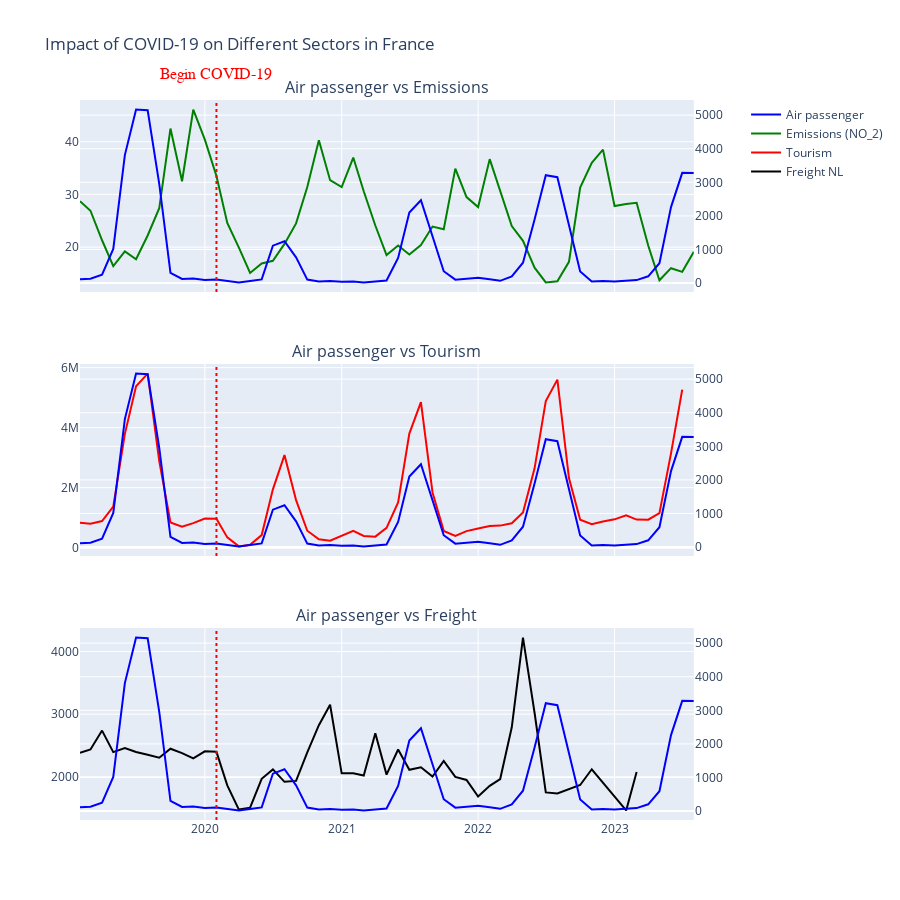

Notebook cell for this chart:
### Code cell
fig = make_subplots(rows=3, cols=1,
                    shared_xaxes=True,
                    subplot_titles=('Air passenger vs Emissions', 'Air passenger vs Tourism', 'Air passenger vs Freight'),
                    vertical_spacing=0.1,
                    specs=[[{'secondary_y': True}],
                           [{'secondary_y': True}],
                           [{'secondary_y': True}]])

# For Traffic vs Emissions
fig.add_trace(go.Scatter(
    x=traffic_BG['TIME_PERIOD'],
    y=traffic_BG['OBS_VALUE'],
    name='Air passenger',
    line=dict(color='blue'),
), row=1, col=1, secondary_y=True)

fig.add_trace(go.Scatter(
    x=emissions_BG['TIME_PERIOD'],
    y=emissions_BG['OBS_VALUE'],
    name="Emissions (NO_2)",
    line=dict(color='green'),
), row=1, col=1, secondary_y=False)

# For Traffic vs Tourism
fig.add_trace(go.Scatter(
    x=traffic_BG['TIME_PERIOD'],
    y=traffic_BG['OBS_VALUE'],
    showlegend=False,  
    line=dict(color='blue'),
), row=2, col=1, secondary_y=True)

fig.add_trace(go.Scatter(
    x=tourism_BG['TIME_PERIOD'],
    y=tourism_BG['OBS_VALUE'],
    name='Tourism',
    line=dict(color='red'),
), row=2, col=1, secondary_y=False)

# For Traffic vs Freight
fig.add_trace(go.Scatter(
    x=traffic_BG['TIME_PERIOD'],
    y=traffic_BG['OBS_VALUE'],
    showlegend=False, 
    line=dict(color='blue'),
), row=3, col=1, secondary_y=True)

fig.add_trace(go.Scatter(
    x=supply_BG['TIME_PERIOD'],
    y=supply_BG['OBS_VALUE'],
    name='Freight NL',
    line=dict(color='black'),
), row=3, col=1, secondary_y=False)

fig.update_layout(
    title_text='Impact of COVID-19 on Different Sectors in France',
    height=900 
)

fig.add_vline(x='2020-02', line_width=2, line_color='red', line_dash='dot')
fig.add_annotation(
    dict(
        x='2020-02-01',
        y=1.05,  
        xref='x',
        yref='paper',
        text='Begin COVID-19',  
        showarrow=False,
        font=dict(
            family='Courier New, monospace',
            size=16,
            color='red'
        ),
        ax=0,  
        ay=0
    )
)

fig.show()

### Figure 1 — Plotly figure (JSON) as saved in the notebook; plotly's stock layout.template omitted (floating-point values rounded to 4 significant figures)
{"data": [{"line": {"color": "blue"}, "name": "Air passenger", "type": "scatter", "x": ["2019-02", "2019-03", "2019-04", "2019-05", "2019-06", "2019-07", "2019-08", "2019-09", "2019-10", "2019-11", "2019-12", "2020-01", "2020-02", "2020-03", "2020-04", "2020-05", "2020-06", "2020-07", "2020-08", "2020-09", "2020-10", "2020-11", "2020-12", "2021-01", "2021-02", "2021-03", "2021-04", "2021-05", "2021-06", "2021-07", "2021-08", "2021-09", "2021-10", "2021-11", "2021-12", "2022-01", "2022-02", "2022-03", "2022-04", "2022-05", "2022-06", "2022-07", "2022-08", "2022-09", "2022-10", "2022-11", "2022-12", "2023-01", "2023-02", "2023-03", "2023-04", "2023-05", "2023-06", "2023-07", "2023-08"], "xaxis": "x", "y": [116, 130, 252, 1018, 3811, 5165, 5144, 2957, 306, 124, 137, 94, 106, 60, 22, 64, 109, 1114, 1245, 766, 104, 49, 62, 40, 46, 21, 56, 78, 751, 2101, 2466, 1415, 354, 102, 134, 161, 116, 68, 202, 608, 1891, 3213, 3154, 1763, 347, 47, 66, 47, 72, 89, 202, 591, 2262, 3282, 3278], "yaxis": "y2"}, {"line": {"color": "green"}, "name": "Emissions (NO_2)", "type": "scatter", "x": ["2019-02", "2019-03", "2019-04", "2019-05", "2019-06", "2019-07", "2019-08", "2019-09", "2019-10", "2019-11", "2019-12", "2020-01", "2020-02", "2020-03", "2020-04", "2020-05", "2020-06", "2020-07", "2020-08", "2020-09", "2020-10", "2020-11", "2020-12", "2021-01", "2021-02", "2021-03", "2021-04", "2021-05", "2021-06", "2021-07", "2021-08", "2021-09", "2021-10", "2021-11", "2021-12", "2022-01", "2022-02", "2022-03", "2022-04", "2022-05", "2022-06", "2022-07", "2022-08", "2022-09", "2022-10", "2022-11", "2022-12", "2023-01", "2023-02", "2023-03", "2023-04", "2023-05", "2023-06", "2023-07", "2023-08"], "xaxis": "x", "y": [28.7, 26.9, 21.3, 16.4, 19.2, 17.7, 22.2, 27.4, 42.5, 32.5, 46.1, 40.4, 33.5, 24.6, 19.9, 15.1, 16.9, 17.4, 20.6, 24.5, 31.4, 40.3, 32.7, 31.4, 37, 30.6, 24.1, 18.5, 20.3, 18.6, 20.4, 23.9, 23.4, 34.9, 29.5, 27.6, 36.7, 30.5, 24, 21.2, 16.1, 13.3, 13.5, 17.2, 31.3, 36, 38.5, 27.8, 28.2, 28.4, 20.3, 13.7, 16, 15.3, 19.1], "yaxis": "y"}, {"line": {"color": "blue"}, "showlegend": false, "type": "scatter", "x": ["2019-02", "2019-03", "2019-04", "2019-05", "2019-06", "2019-07", "2019-08", "2019-09", "2019-10", "2019-11", "2019-12", "2020-01", "2020-02", "2020-03", "2020-04", "2020-05", "2020-06", "2020-07", "2020-08", "2020-09", "2020-10", "2020-11", "2020-12", "2021-01", "2021-02", "2021-03", "2021-04", "2021-05", "2021-06", "2021-07", "2021-08", "2021-09", "2021-10", "2021-11", "2021-12", "2022-01", "2022-02", "2022-03", "2022-04", "2022-05", "2022-06", "2022-07", "2022-08", "2022-09", "2022-10", "2022-11", "2022-12", "2023-01", "2023-02", "2023-03", "2023-04", "2023-05", "2023-06", "2023-07", "2023-08"], "xaxis": "x2", "y": [116, 130, 252, 1018, 3811, 5165, 5144, 2957, 306, 124, 137, 94, 106, 60, 22, 64, 109, 1114, 1245, 766, 104, 49, 62, 40, 46, 21, 56, 78, 751, 2101, 2466, 1415, 354, 102, 134, 161, 116, 68, 202, 608, 1891, 3213, 3154, 1763, 347, 47, 66, 47, 72, 89, 202, 591, 2262, 3282, 3278], "yaxis": "y4"}, {"line": {"color": "red"}, "name": "Tourism", "type": "scatter", "x": ["2019-02", "2019-03", "2019-04", "2019-05", "2019-06", "2019-07", "2019-08", "2019-09", "2019-10", "2019-11", "2019-12", "2020-01", "2020-02", "2020-03", "2020-04", "2020-05", "2020-06", "2020-07", "2020-08", "2020-09", "2020-10", "2020-11", "2020-12", "2021-01", "2021-02", "2021-03", "2021-04", "2021-05", "2021-06", "2021-07", "2021-08", "2021-09", "2021-10", "2021-11", "2021-12", "2022-01", "2022-02", "2022-03", "2022-04", "2022-05", "2022-06", "2022-07", "2022-08", "2022-09", "2022-10", "2022-11", "2022-12", "2023-01", "2023-02", "2023-03", "2023-04", "2023-05", "2023-06", "2023-07"], "xaxis": "x2", "y": [826763, 800328, 888474, 1369430, 3793185, 5380677, 5801578, 2885931, 841227, 698248, 817857, 973280, 961663, 342295, 42168, 95150, 419498, 1943844, 3085512, 1585863, 564351, 277533, 232316, 408493, 560217, 388846, 367881, 658964, 1507361, 3801551, 4852270, 1840923, 558640, 391451, 552102, 637864, 725542, 735003, 812634, 1170756, 2643048, 4886868, 5600455, 2321465, 929844, 778940, 874539, 944051, 1080618, 936452, 934076, 1152689, 3141448, 5266360], "yaxis": "y3"}, {"line": {"color": "blue"}, "showlegend": false, "type": "scatter", "x": ["2019-02", "2019-03", "2019-04", "2019-05", "2019-06", "2019-07", "2019-08", "2019-09", "2019-10", "2019-11", "2019-12", "2020-01", "2020-02", "2020-03", "2020-04", "2020-05", "2020-06", "2020-07", "2020-08", "2020-09", "2020-10", "2020-11", "2020-12", "2021-01", "2021-02", "2021-03", "2021-04", "2021-05", "2021-06", "2021-07", "2021-08", "2021-09", "2021-10", "2021-11", "2021-12", "2022-01", "2022-02", "2022-03", "2022-04", "2022-05", "2022-06", "2022-07", "2022-08", "2022-09", "2022-10", "2022-11", "2022-12", "2023-01", "2023-02", "2023-03", "2023-04", "2023-05", "2023-06", "2023-07", "2023-08"], "xaxis": "x3", "y": [116, 130, 252, 1018, 3811, 5165, 5144, 2957, 306, 124, 137, 94, 106, 60, 22, 64, 109, 1114, 1245, 766, 104, 49, 62, 40, 46, 21, 56, 78, 751, 2101, 2466, 1415, 354, 102, 134, 161, 116, 68, 202, 608, 1891, 3213, 3154, 1763, 347, 47, 66, 47, 72, 89, 202, 591, 2262, 3282, 3278], "yaxis": "y6"}, {"line": {"color": "black"}, "name": "Freight NL", "type": "scatter", "x": ["2019-02", "2019-03", "2019-04", "2019-05", "2019-06", "2019-07", "2019-08", "2019-09", "2019-10", "2019-11", "2019-12", "2020-01", "2020-02", "2020-03", "2020-04", "2020-05", "2020-06", "2020-07", "2020-08", "2020-09", "2020-10", "2020-11", "2020-12", "2021-01", "2021-02", "2021-03", "2021-04", "2021-05", "2021-06", "2021-07", "2021-08", "2021-09", "2021-10", "2021-11", "2021-12", "2022-01", "2022-02", "2022-03", "2022-04", "2022-05", "2022-06", "2022-07", "2022-08", "2022-09", "2022-10", "2022-11", "2022-12", "2023-01", "2023-02", "2023-03"], "xaxis": "x3", "y": [2384.0, 2437.0, 2738.0, 2394.0, 2458.0, 2395.0, 2352.0, 2305.0, 2448.0, 2378.0, 2293.0, 2406.0, 2399.0, 1863, 1476.0, 1508.0, 1968.0, 2119.0, 1920, 1935.0, 2388.0, 2824.0, 3151.0, 2056.0, 2056.0, 2020.0, 2697.0, 2034.0, 2436.0, 2112.0, 2153.0, 2002.0, 2253.0, 1999, 1949, 1685, 1856.0, 1964.0, 2790.0, 4222.0, 3023.0, 1750.0, 1734.0, 1802.0, 1870.0, 2120.0, 1902.0, 1676.0, 1464.0, 2078.0], "yaxis": "y5"}], "layout": {"annotations": [{"font": {"size": 16}, "showarrow": false, "text": "Air passenger vs Emissions", "x": 0.47, "xanchor": "center", "xref": "paper", "y": 1, "yanchor": "bottom", "yref": "paper"}, {"font": {"size": 16}, "showarrow": false, "text": "Air passenger vs Tourism", "x": 0.47, "xanchor": "center", "xref": "paper", "y": 0.6333, "yanchor": "bottom", "yref": "paper"}, {"font": {"size": 16}, "showarrow": false, "text": "Air passenger vs Freight", "x": 0.47, "xanchor": "center", "xref": "paper", "y": 0.2667, "yanchor": "bottom", "yref": "paper"}, {"ax": 0, "ay": 0, "font": {"color": "red", "family": "Courier New, monospace", "size": 16}, "showarrow": false, "text": "Begin COVID-19", "x": "2020-02-01", "xref": "x", "y": 1.05, "yref": "paper"}], "height": 900, "shapes": [{"line": {"color": "red", "dash": "dot", "width": 2}, "type": "line", "x0": "2020-02", "x1": "2020-02", "xref": "x", "y0": 0, "y1": 1, "yref": "y domain"}, {"line": {"color": "red", "dash": "dot", "width": 2}, "type": "line", "x0": "2020-02", "x1": "2020-02", "xref": "x2", "y0": 0, "y1": 1, "yref": "y3 domain"}, {"line": {"color": "red", "dash": "dot", "width": 2}, "type": "line", "x0": "2020-02", "x1": "2020-02", "xref": "x3", "y0": 0, "y1": 1, "yref": "y5 domain"}], "title": {"text": "Impact of COVID-19 on Different Sectors in France"}, "xaxis": {"anchor": "y", "domain": [0, 0.94], "matches": "x3", "showticklabels": false}, "xaxis2": {"anchor": "y3", "domain": [0, 0.94], "matches": "x3", "showticklabels": false}, "xaxis3": {"anchor": "y5", "domain": [0, 0.94]}, "yaxis": {"anchor": "x", "domain": [0.7333, 1]}, "yaxis2": {"anchor": "x", "overlaying": "y", "side": "right"}, "yaxis3": {"anchor": "x2", "domain": [0.3667, 0.6333]}, "yaxis4": {"anchor": "x2", "overlaying": "y3", "side": "right"}, "yaxis5": {"anchor": "x3", "domain": [0, 0.2667]}, "yaxis6": {"anchor": "x3", "overlaying": "y5", "side": "right"}}}
